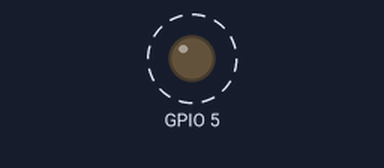
A sketch run on a simulated ESP32. Shown: output pins drawn as LEDs (lit = HIGH). Dashed ring = blinking. What the sketch prints to the serial monitor is not drawn.

Above: at 0.5 s.
Timing chart, 0 to 4.6 s (numbered marks = the images above):
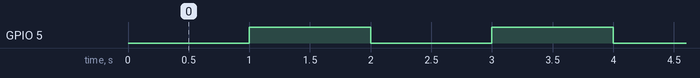

The sketch:

blink.ino
```cpp
#define BLINK_GPIO (gpio_num_t)5

void setup() {
#if ESP_ARDUINO_VERSION <  ESP_ARDUINO_VERSION_VAL(2, 0, 0)
  gpio_pad_select_gpio(BLINK_GPIO);  // 選定要控制的接腳
#else
  gpio_reset_pin(BLINK_GPIO);        // 重置控制接腳
#endif
  gpio_set_direction(BLINK_GPIO, GPIO_MODE_OUTPUT);
}

void loop() {
  Serial.begin(115200);
  printf("輸出高電位\n");
  gpio_set_level(BLINK_GPIO, 0);          // 輸出低電位
  vTaskDelay(1000 / portTICK_PERIOD_MS);  // 延遲1000毫秒
  printf("輸出低電位\n");
  gpio_set_level(BLINK_GPIO, 1);          // 輸出高電位
  vTaskDelay(1000 / portTICK_PERIOD_MS);  // 延遲1000毫秒
}
```

Measured:
- by itself, GPIO 5: alternates HIGH for 1.0 s and LOW for 1.0 s
